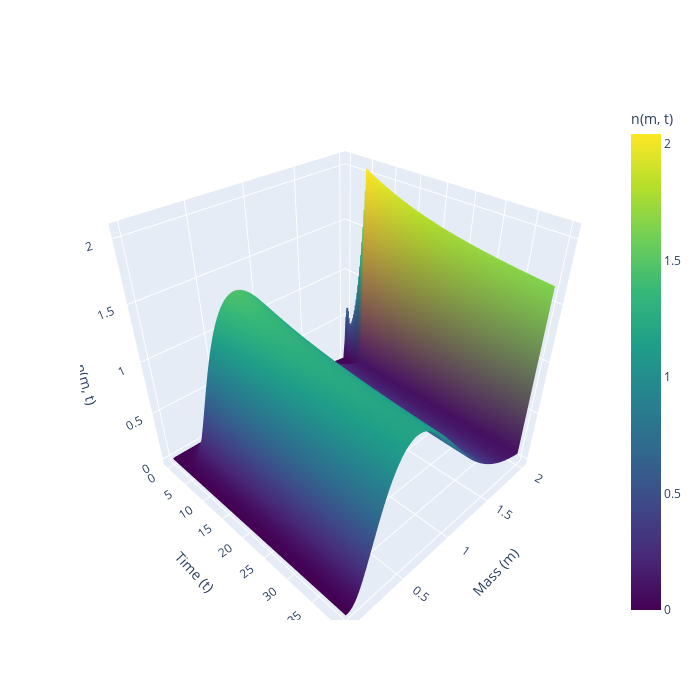
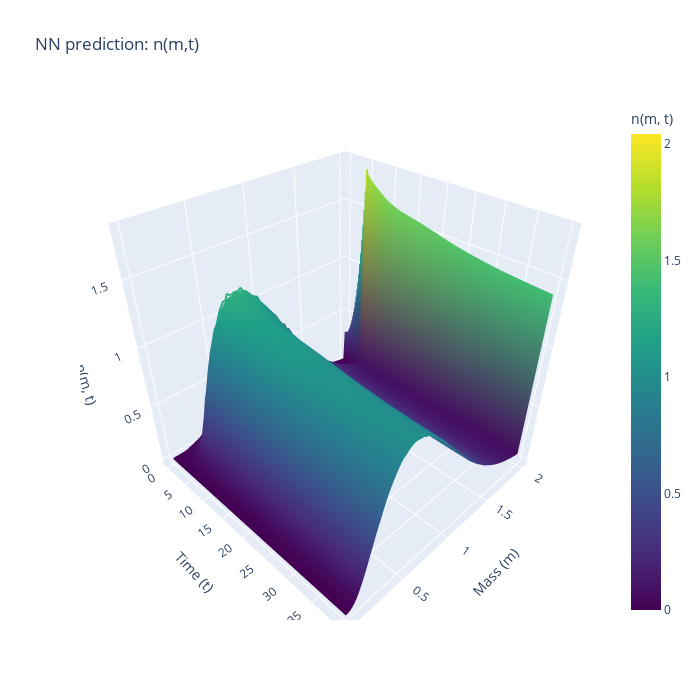

Here is the notebook cell these charts were saved with, in order:
### Code cell
# torch.save(model.state_dict(), 'classicNN_integrodiff_normalized_(102x128x128x128x128x101)2000epoch_3e-4loss.pth')

#setting up a validation set: 
def D_func_step_val(t,i=None):
    return np.where(t < 5, 0.0, 0.5)

U_val=D_func_step_val(t=t_eval)

n0_val= shifted_gaussian(m,0.4,0.25)*2        #2 gramms of biomass at the start
S0=5
y0 = np.concatenate([n0, [S0]])

PDE= partial(
            population_system,
            m=m,
            q=q,
            Bqq=Bqq,
            delta_m=delta_m,
            se=se,
            minimal_division_mass=minimal_division_mass,
            D_func=D_func_step_val,
            i=None
        )

sol_val= solve_ivp(PDE, t_span, y0, t_eval=t_eval, method='RK45')


"""now for the simulation with the NN-->first i need to normalize the initial datapoint-->NN-->denormalize """
def rollout(model, n0, s0, u_seq, steps, X_mean, X_std, Y_mean, Y_std, device="cpu"):
    """
    model: trained NN mapping [n(t), s(t), u(t)] -> [n(t+1), s(t+1)]
    n0:    (M,) initial distribution
    s0:    scalar initial substrate
    u_seq: (steps,) sequence of inputs u(t), u(t+1), ...
    steps: number of forward steps to simulate
    returns:
        N: (M, steps+1) with columns n(0)..n(steps)
        S: (steps+1,) with s(0)..s(steps)
    """
    model.eval()
  

    M = n0.shape[0]
    N = np.zeros((M, steps+1), dtype=np.float32)
    S = np.zeros((steps+1,), dtype=np.float32)
    N[:, 0] = n0
    S[0] = s0

    for t in range(steps):
        x_raw = np.concatenate([N[:, t], [S[t], u_seq[t]]])  # shape (M+2,)
        x_norm = (x_raw - X_mean) / X_std

        x_tensor = torch.tensor(x_norm, dtype=torch.float32).unsqueeze(0)  # (1, M+2)
        y_norm = model(x_tensor)[0].detach().numpy()  # (M+1,)

        y_raw = y_norm * Y_std + Y_mean           # de-normalize
        N[:, t+1] = y_raw[:M]
        S[t+1] = y_raw[M]

    return N, S

N_pred, S_pred = rollout(model, n0, s0=S0, u_seq=U_val, steps=len(U_val), X_mean=X_mean, X_std=X_std, Y_mean=Y_mean, Y_std=Y_std)

j=timesteps
# Create a meshgrid for mass (m) and time (t)
T, M_  = np.meshgrid(sol_val.t[:j], m)  #200x100

# Extract corresponding n(m, t) values for the first j time points
N = sol_val.y[:-1, :]  # m,t

time_idxs = np.arange(0, N.shape[1], 2)

cmin, cmax = N.min(), N.max()
print(N.shape)
traces = []
for i, k in enumerate(time_idxs):
    traces.append(
        go.Scatter3d(
            x=M_[:, k],
            y=T[:, k],
            z=N[:, k],
            mode='lines',
            showlegend=False,           # still no legend for each line
            line=dict(
                color=N[:, k],          # color each point by its density
                colorscale='Viridis',
                cmin=cmin,
                cmax=cmax,
                width=4,
                showscale=(i == 0),       # only the first trace shows the colorbar, so i dont have 200 colorbars
                colorbar=dict(title='n(m, t)') if i == 0 else None
            )
        )
    )

fig = go.Figure(traces)
fig.update_layout(
    scene=dict(
        xaxis=dict(
            title='Mass (m)',
            autorange='reversed'    # flip so axis 0 and time axis 0 sort of fit better visually 
        ),
        yaxis=dict(title='Time (t)'),
        zaxis=dict(title='n(m, t)')
    ),
    width=700,
    height=700,
)
fig.show()

t_nn = sol_val.t[:min(j, N_pred.shape[1])]

# Meshgrid for NN (same m, time as PDE slice)
T_nn, M_nn = np.meshgrid(t_nn, m)  # shape: (M, time)

# Slice PDE data for fair comparison
N_pde = sol_val.y[:-1, :j]                   # (M, j)
S_pde = sol_val.y[-1, :j]                    # (j,)
N_nn  = N_pred[:, :len(t_nn)]                # (M, j')  j' == len(t_nn)
S_nn  = S_pred[:len(t_nn)]                   # (j',)

# Use a shared color scale range across PDE and NN for visual comparability
cmin = min(N_pde.min(), N_nn.min())
cmax = max(N_pde.max(), N_nn.max())

# To reduce over-plotting, subsample time curves (like your code)
time_idxs = np.arange(0, N_nn.shape[1], 2)

# --- 3D spaghetti plot for the NN prediction ---
traces_nn = []
for i, k in enumerate(time_idxs):
    traces_nn.append(
        go.Scatter3d(
            x=M_nn[:, k],
            y=T_nn[:, k],
            z=N_nn[:, k],
            mode='lines',
            showlegend=False,
            line=dict(
                color=N_nn[:, k],
                colorscale='Viridis',
                cmin=cmin, cmax=cmax,
                width=4,
                showscale=(i == 0),
                colorbar=dict(title='n(m, t)') if i == 0 else None
            )
        )
    )

fig_nn = go.Figure(traces_nn)
fig_nn.update_layout(
    title="NN prediction: n(m,t)",
    scene=dict(
        xaxis=dict(title='Mass (m)', autorange='reversed'),
        yaxis=dict(title='Time (t)'),
        zaxis=dict(title='n(m, t)')
    ),
    width=700, height=700,
)
fig_nn.show()

# --- Biomass & substrate over time (NN vs PDE) ---
# Biomass = sum(n_i(t) * m_i * delta_m)
biomass_pde = (N_pde * m[:, None]).sum(axis=0) * delta_m
biomass_nn  = (N_nn  * m[:, None]).sum(axis=0) * delta_m

plt.figure(figsize=(8,4))
plt.plot(sol_val.t[:len(biomass_pde)], biomass_pde, label='biomass (PDE)')
plt.plot(t_nn, biomass_nn, '--', label='biomass (NN)')
plt.plot(sol_val.t[:len(S_pde)], S_pde, label='substrate (PDE)')
plt.plot(t_nn, S_nn, '--', label='substrate (NN)')
plt.xlabel('time'); plt.grid(True); plt.legend(loc='best'); 
plt.show()
